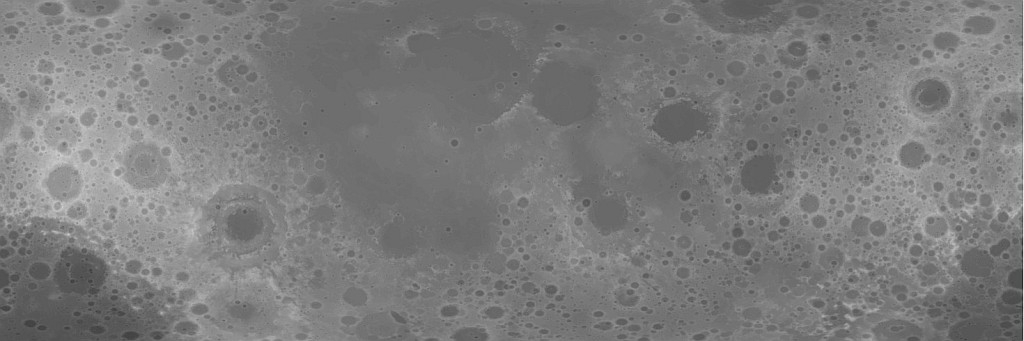
#> input picture Project final/Gradient Plotting Tool/sample.jpg, 1024 x 341 px
$ python 'Plotting layered.py'
#> lines starting #> are read from the running program, lines starting #| are printed output that depends on the picture
import numpy as np
import math
import matplotlib.pyplot as plt
from PIL import Image
from matplotlib.colors import colorConverter
import matplotlib as mpl

# maximum angle of slope (degrees)
max_angle =12.5
radian_value = np.radians(max_angle)
G = np.tan(radian_value)


# Sample.jpg assigned to data_source variable
data_source = Image.open('sample.jpg')
#> data_source is the input picture: PIL image 1024x341 RGB; mean R, G, B 124, 124, 124

# Converts data_source to greyscale (0-255) and converts data_source to a numpy array
data_source = data_source.convert('L')
#> data_source: PIL image 1024x341 L
data_source = np.array(data_source)

# Retrieves gradients in x and y dimensions and stores results in numpy arrays
array_1, array_2= np.gradient(data_source, 59)
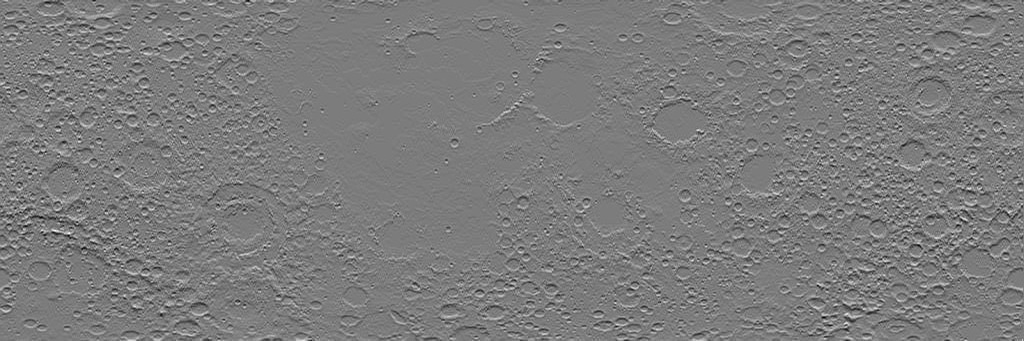
#> array_1: shape (341, 1024) float64; min -0.517, max 0.542, mean -0.000142; drawn with min black and max white
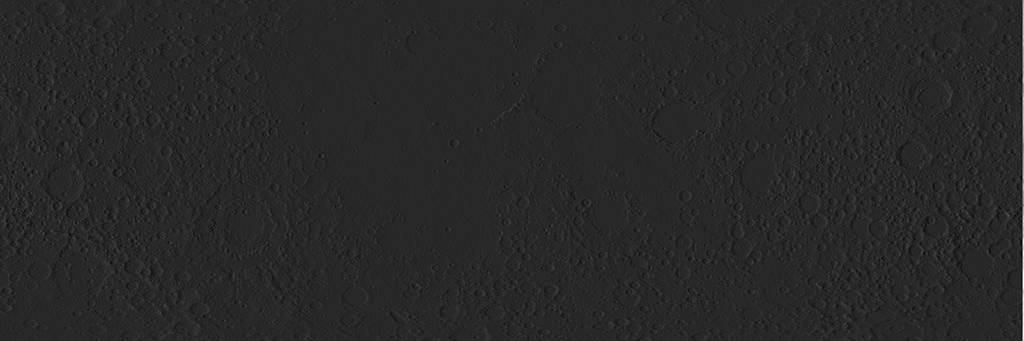
#> array_2: shape (341, 1024) float64; min -0.576, max 3.05, mean 0.00278; drawn with min black and max white
array_1 = np.array(array_1)
array_2 = np.array(array_2)

# This is where the range of acceptable gradients is defined (for each dimension)
resultarray_1 = np.where(np.logical_and(array_1>=-G, array_1<=G))
#> resultarray_1 = 342068 positions, rows 0 to 340, columns 0 to 1023
resultarray_2 = np.where(np.logical_and(array_2>=-G, array_2<=G))
#> resultarray_2 = 343756 positions, rows 0 to 340, columns 0 to 1021

# Numpy zeros array must be the same shape as the input data_source
one_plot_array_1 = np.zeros(np.array(data_source).shape)
one_plot_array_2 = np.zeros(np.array(data_source).shape)

# Indexing the np.zeros arrays to equal 1 where the conditions are met
one_plot_array_1[resultarray_1] = 1
one_plot_array_2[resultarray_2] = 1

# Stating the conditions needed to compare one_plot_array_1 and one_plot_array_2
c1 = (one_plot_array_1 == 1)
c2 = (one_plot_array_2 == 1)

# Retrieving the location where both conditions c1 and c2 are met
result1 = np.where(c1 & c2)

# Creating an array that displays a 1 where the gradients are within the specified range
one_plot_ = np.zeros(np.array(data_source).shape)
one_plot_[result1] = 1

# Converting data_source type to uint8
finalplot = one_plot_.astype(np.uint8)
finalplot = np.flip(finalplot,0)
crop = finalplot[170:245,360:435]
np.save('environment.npy', crop)
data_source = np.flip(data_source,0)
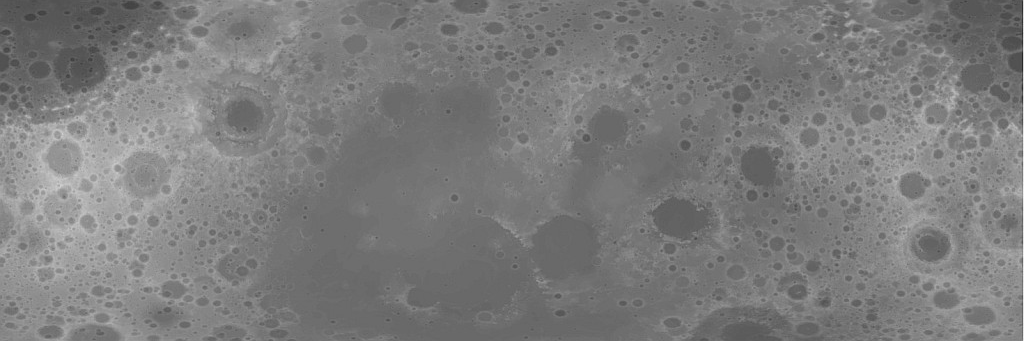
#> data_source: shape (341, 1024); min 39, max 242, mean 124


# create dummy data_source
zvals = data_source
zvals2 = finalplot

# generate the colors for your colormap
color1 = colorConverter.to_rgba('white')
color2 = colorConverter.to_rgba('green')

# make the colormaps
cmap1 = mpl.colors.LinearSegmentedColormap.from_list('my_cmap',['white','black'],256)
cmap2 = mpl.colors.LinearSegmentedColormap.from_list('my_cmap2',[color1,color2],256)

cmap2._init()
# alphas = np.linspace(0, 0.8, cmap2.N+3)
alphas = np.linspace(0, 0.5, cmap2.N+3)
cmap2._lut[:,-1] = alphas


img2 = plt.imshow(zvals, interpolation='nearest', cmap=cmap1, origin='lower')
img3 = plt.imshow(zvals2, interpolation='nearest', cmap=cmap2, origin='lower')

plt.show()
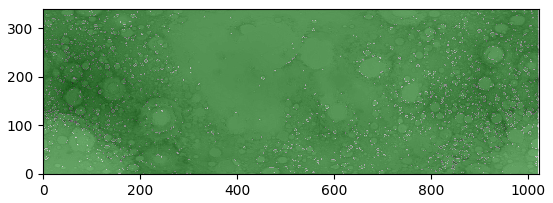
#> figure drawn by matplotlib, 1 panel
